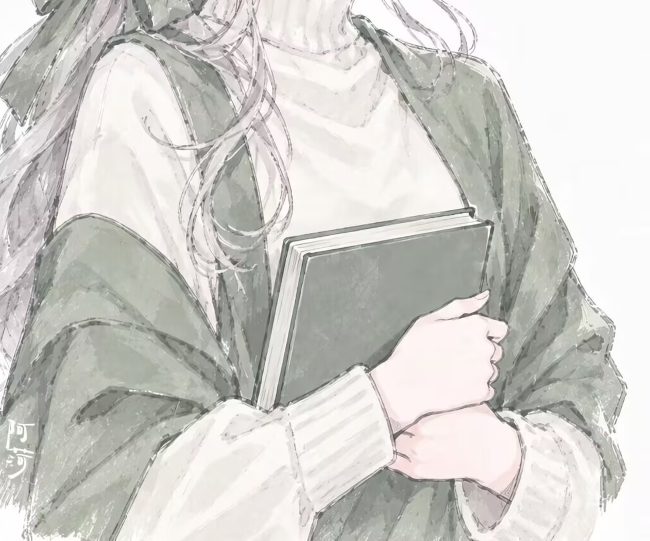
#> input picture style-distill/target/pose_ref/pose_hands_book.png, 1300 x 1081 px (shown at 1/2 size)
$ python palette2.py ../../style-distill/target/pose_ref/pose_hands_book.png
#> lines starting #> are read from the running program, lines starting #| are printed output that depends on the picture; after the words box and inside, x2 and y2 are one past the last pixel; in counts of white or black regions, pixels touching at a corner belong together
"""Extract the real accent hues by clustering saturated pixels, not by guessing points.

Usage: python palette2.py <source-image>
"""
import sys
from collections import Counter

import numpy as np
from PIL import Image

img = Image.open(sys.argv[1]).convert("RGB")
#> img is the input picture: PIL image 1300x1081 RGB; mean R, G, B 208, 206.6, 202.4
a = np.asarray(img).astype(int)
H, W = a.shape[:2]
#> H = 1081; W = 1300
mx = a.max(axis=2)
mn = a.min(axis=2)
sat = mx - mn                                   # crude chroma
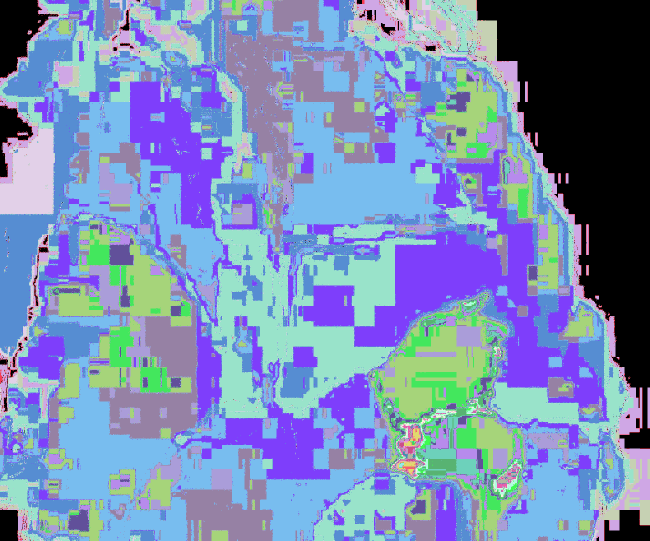
#> sat: shape (1081, 1300) int64 (shown at 1/2 size); 31 distinct labels, from 0 to 30; one colour per label, 0 black
value = mx

print(f"image {W}x{H}")
#| image 1300x1081


def cluster(mask, label, top=6):
#> called with label = 'saturated accents (sat>60)', top = 6
    px = a[mask]
#> px = empty array
    if not len(px):
        print(f"  {label}: none")
        return
    q = (px // 24 * 24)
    c = Counter(map(tuple, q))
    print(f"  {label}: {len(px)} px")
    for (r, g, b), n in c.most_common(top):
        print(f"      #{r:02X}{g:02X}{b:02X}  {n / len(px) * 100:5.1f}%")


# strongly coloured = accents (eyes, gem, feather)
cluster((sat > 60) & (value > 80), "saturated accents (sat>60)")

# the blue family specifically
blue = (a[:, :, 2] - a[:, :, 0] > 40) & (a[:, :, 2] > 100)
#> blue: shape (1081, 1300) bool; every value is 0
cluster(blue, "blue family (B-R>40)")

# near-neutral bright = dress / hair highlight
cluster((sat < 14) & (value > 195), "bright neutrals (dress/hair lit)")
#|   bright neutrals (dress/hair lit): 792023 px

# dark = choker beadwork / line art
cluster((value < 70), "dark (choker/line)")
#> in cluster (call 4), `px = a[mask]`: px = 21 rows, first 8: [67, 67, 65], [68, 65, 60], [65, 66, 61], [69, 67, 63], [60, 60, 55], [64, 66, 61], [54, 57, 50], [67, 69, 65]
#> in cluster (call 4), `q = (px // 24 * 24)`: q = 21 rows, first 8: [48, 48, 48], [48, 48, 48], [48, 48, 48], [48, 48, 48], [48, 48, 48], [48, 48, 48], [48, 48, 48], [48, 48, 48]
#|   dark (choker/line): 21 px

# olive-green background
olive = (a[:, :, 1] >= a[:, :, 2]) & (a[:, :, 1] > a[:, :, 0]) & (sat > 8) & (sat < 40)
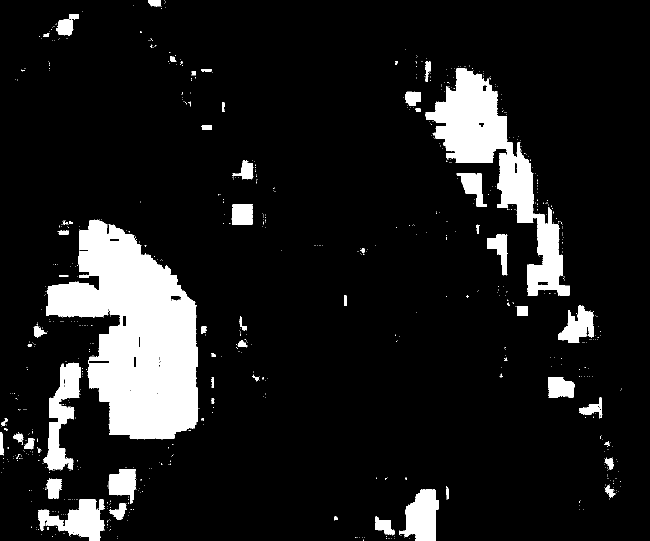
#> olive: shape (1081, 1300) bool (shown at 1/2 size); 11.1% white; 896 white regions (841 under 20 px), largest, box (x1, y1, x2, y2) and area: (92, 440, 396, 878) 77918, (850, 137, 1139, 592) 35202, (86, 726, 161, 939) 7246
cluster(olive, "olive background family")
#|   olive background family: 155921 px

# hair: left third, mid-brightness, low chroma
hair = (sat < 25) & (value > 120) & (value < 215)
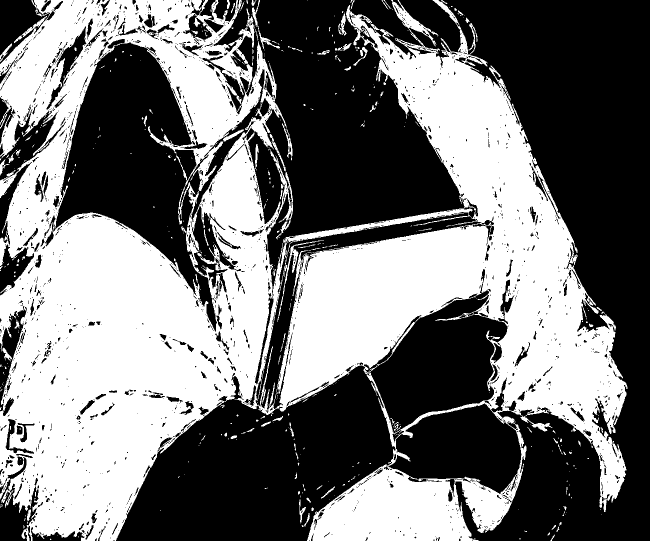
#> hair: shape (1081, 1300) bool (shown at 1/2 size); 46.4% white; 515 white regions (413 under 20 px), largest, box (x1, y1, x2, y2) and area: (0, 0, 1255, 1081) 643174, (504, 0, 560, 99) 540, (564, 247, 585, 321) 310
cluster(hair, "hair body (low-chroma mid-bright)", top=8)
#|   hair body (low-chroma mid-bright): 652154 px

$ run again, on style-distill/target/pose_ref/pose_torso.png
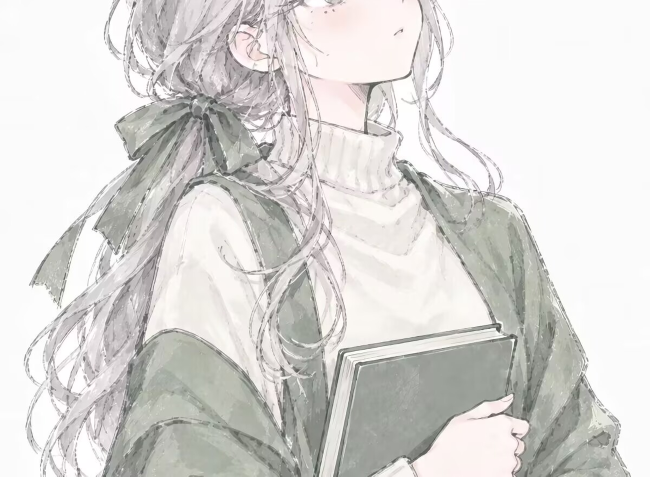
#> input picture style-distill/target/pose_ref/pose_torso.png, 1300 x 953 px (shown at 1/2 size)
#> img is the input picture: PIL image 1300x953 RGB; mean R, G, B 217.4, 215.7, 213.4
#> sat: shape (953, 1300) int64; 31 distinct labels, from 0 to 30
#| image 1300x953
#> px = empty array
#> blue: shape (953, 1300) bool; every value is 0
#|   bright neutrals (dress/hair lit): 821705 px
#> px = 33 rows, first 8: [69, 63, 65], [68, 67, 67], [66, 66, 66], [62, 62, 62], [62, 62, 62], [66, 66, 66], [69, 69, 69], [64, 64, 64]
#> q = 33 rows, first 8: [48, 48, 48], [48, 48, 48], [48, 48, 48], [48, 48, 48], [48, 48, 48], [48, 48, 48], [48, 48, 48], [48, 48, 48]
#|   dark (choker/line): 33 px
#> `olive = (a[:, :, 1] >= a[:, :, 2]) & (a[:, :, 1] > a[:, :, 0]) & (sat ..`:
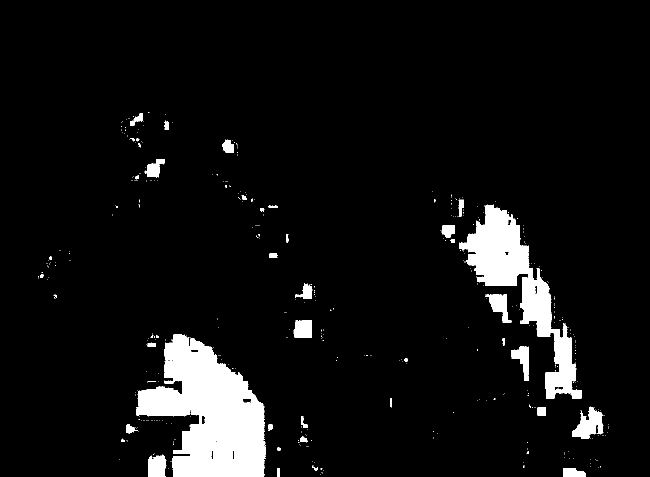
#> olive: shape (953, 1300) bool (shown at 1/2 size); 6.7% white; 496 white regions (453 under 20 px), largest, box (x1, y1, x2, y2) and area: (273, 669, 531, 953) 43809, (918, 411, 1164, 797) 25422, (1144, 813, 1205, 877) 2192
#|   olive background family: 82778 px
#> `hair = (sat < 25) & (value > 120) & (value < 215)`:
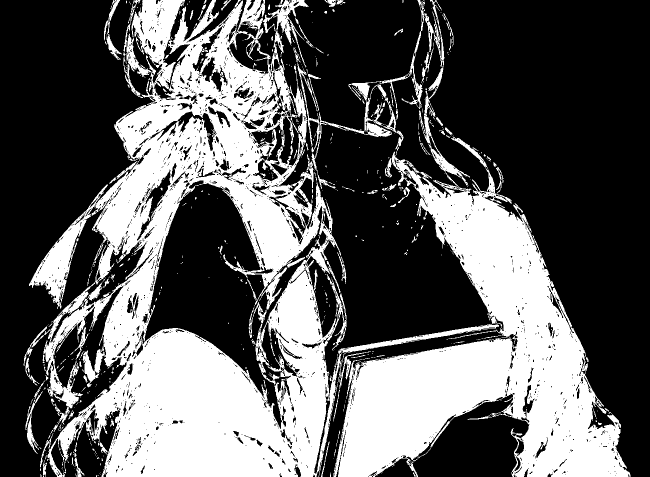
#> hair: shape (953, 1300) bool (shown at 1/2 size); 36.8% white; 652 white regions (530 under 20 px), largest, box (x1, y1, x2, y2) and area: (58, 0, 1262, 953) 433292, (595, 0, 850, 378) 5574, (526, 0, 618, 135) 2446
#|   hair body (low-chroma mid-bright): 456068 px
